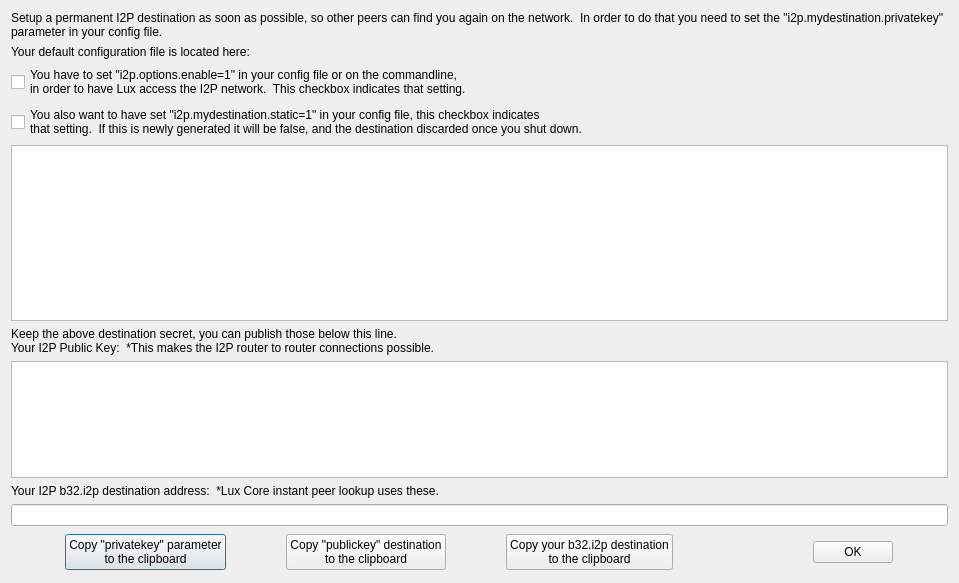
<?xml version="1.0" encoding="UTF-8"?>
<ui version="4.0">
 <class>ShowI2PAddresses</class>
 <widget class="QDialog" name="ShowI2PAddresses">
  <property name="geometry">
   <rect>
    <x>0</x>
    <y>0</y>
    <width>959</width>
    <height>583</height>
   </rect>
  </property>
  <property name="minimumSize">
   <size>
    <width>640</width>
    <height>450</height>
   </size>
  </property>
  <property name="windowTitle">
   <string>Private I2P Destination Details</string>
  </property>
  <layout class="QVBoxLayout" name="verticalLayout">
   <item>
    <widget class="QLabel" name="label">
     <property name="text">
      <string>Setup a permanent I2P destination as soon as possible, so other peers can find you again on the network.  In order to do that you need to set the &quot;i2p.mydestination.privatekey&quot; parameter in your config file.</string>
     </property>
     <property name="wordWrap">
      <bool>true</bool>
     </property>
    </widget>
   </item>
   <item>
    <widget class="QLabel" name="configText">
     <property name="text">
      <string>Your default configuration file is located here: </string>
     </property>
     <property name="wordWrap">
      <bool>true</bool>
     </property>
    </widget>
   </item>
   <item>
    <widget class="QCheckBox" name="enableI2pBox">
     <property name="mouseTracking">
      <bool>false</bool>
     </property>
     <property name="focusPolicy">
      <enum>Qt::NoFocus</enum>
     </property>
     <property name="text">
      <string>You have to set &quot;i2p.options.enable=1&quot; in your config file or on the commandline,
in order to have Lux access the I2P network.  This checkbox indicates that setting.</string>
     </property>
    </widget>
   </item>
   <item>
    <widget class="QCheckBox" name="staticI2pBox">
     <property name="focusPolicy">
      <enum>Qt::NoFocus</enum>
     </property>
     <property name="text">
      <string>You also want to have set &quot;i2p.mydestination.static=1&quot; in your config file, this checkbox indicates
that setting.  If this is newly generated it will be false, and the destination discarded once you shut down.</string>
     </property>
    </widget>
   </item>
   <item>
    <widget class="QTextEdit" name="privText">
     <property name="sizePolicy">
      <sizepolicy hsizetype="Expanding" vsizetype="Expanding">
       <horstretch>0</horstretch>
       <verstretch>3</verstretch>
      </sizepolicy>
     </property>
     <property name="acceptDrops">
      <bool>false</bool>
     </property>
     <property name="readOnly">
      <bool>true</bool>
     </property>
    </widget>
   </item>
   <item>
    <widget class="QLabel" name="label_4">
     <property name="text">
      <string>Keep the above destination secret, you can publish those below this line.
Your I2P Public Key:  *This makes the I2P router to router connections possible.</string>
     </property>
    </widget>
   </item>
   <item>
    <widget class="QPlainTextEdit" name="pubText">
     <property name="sizePolicy">
      <sizepolicy hsizetype="Expanding" vsizetype="Expanding">
       <horstretch>0</horstretch>
       <verstretch>2</verstretch>
      </sizepolicy>
     </property>
     <property name="acceptDrops">
      <bool>false</bool>
     </property>
     <property name="readOnly">
      <bool>true</bool>
     </property>
    </widget>
   </item>
   <item>
    <widget class="QLabel" name="label_5">
     <property name="text">
      <string>Your I2P b32.i2p destination address:  *Lux Core instant peer lookup uses these.</string>
     </property>
    </widget>
   </item>
   <item>
    <widget class="QLineEdit" name="b32Line">
     <property name="acceptDrops">
      <bool>false</bool>
     </property>
     <property name="readOnly">
      <bool>true</bool>
     </property>
    </widget>
   </item>
   <item>
    <layout class="QHBoxLayout" name="horizontalLayout">
     <item>
      <widget class="QPushButton" name="privButton">
       <property name="sizePolicy">
        <sizepolicy hsizetype="Maximum" vsizetype="Fixed">
         <horstretch>0</horstretch>
         <verstretch>0</verstretch>
        </sizepolicy>
       </property>
       <property name="text">
        <string>Copy &quot;privatekey&quot; parameter
to the clipboard</string>
       </property>
       <property name="autoDefault">
        <bool>false</bool>
       </property>
       <property name="default">
        <bool>true</bool>
       </property>
      </widget>
     </item>
     <item>
      <widget class="QPushButton" name="pubButton">
       <property name="sizePolicy">
        <sizepolicy hsizetype="Maximum" vsizetype="Fixed">
         <horstretch>0</horstretch>
         <verstretch>0</verstretch>
        </sizepolicy>
       </property>
       <property name="text">
        <string>Copy &quot;publickey&quot; destination
to the clipboard</string>
       </property>
       <property name="autoDefault">
        <bool>false</bool>
       </property>
      </widget>
     </item>
     <item>
      <widget class="QPushButton" name="b32Button">
       <property name="sizePolicy">
        <sizepolicy hsizetype="Maximum" vsizetype="Fixed">
         <horstretch>0</horstretch>
         <verstretch>0</verstretch>
        </sizepolicy>
       </property>
       <property name="text">
        <string>Copy your b32.i2p destination
to the clipboard</string>
       </property>
       <property name="autoDefault">
        <bool>false</bool>
       </property>
      </widget>
     </item>
     <item>
      <spacer name="verticalSpacer">
       <property name="orientation">
        <enum>Qt::Vertical</enum>
       </property>
       <property name="sizeHint" stdset="0">
        <size>
         <width>80</width>
         <height>40</height>
        </size>
       </property>
      </spacer>
     </item>
     <item>
      <widget class="QPushButton" name="okButton">
       <property name="sizePolicy">
        <sizepolicy hsizetype="Maximum" vsizetype="Fixed">
         <horstretch>0</horstretch>
         <verstretch>0</verstretch>
        </sizepolicy>
       </property>
       <property name="text">
        <string>OK</string>
       </property>
       <property name="autoDefault">
        <bool>false</bool>
       </property>
      </widget>
     </item>
    </layout>
   </item>
  </layout>
 </widget>
 <tabstops>
  <tabstop>privButton</tabstop>
  <tabstop>pubButton</tabstop>
  <tabstop>b32Button</tabstop>
  <tabstop>okButton</tabstop>
  <tabstop>privText</tabstop>
  <tabstop>pubText</tabstop>
  <tabstop>b32Line</tabstop>
 </tabstops>
 <resources/>
 <connections/>
</ui>
